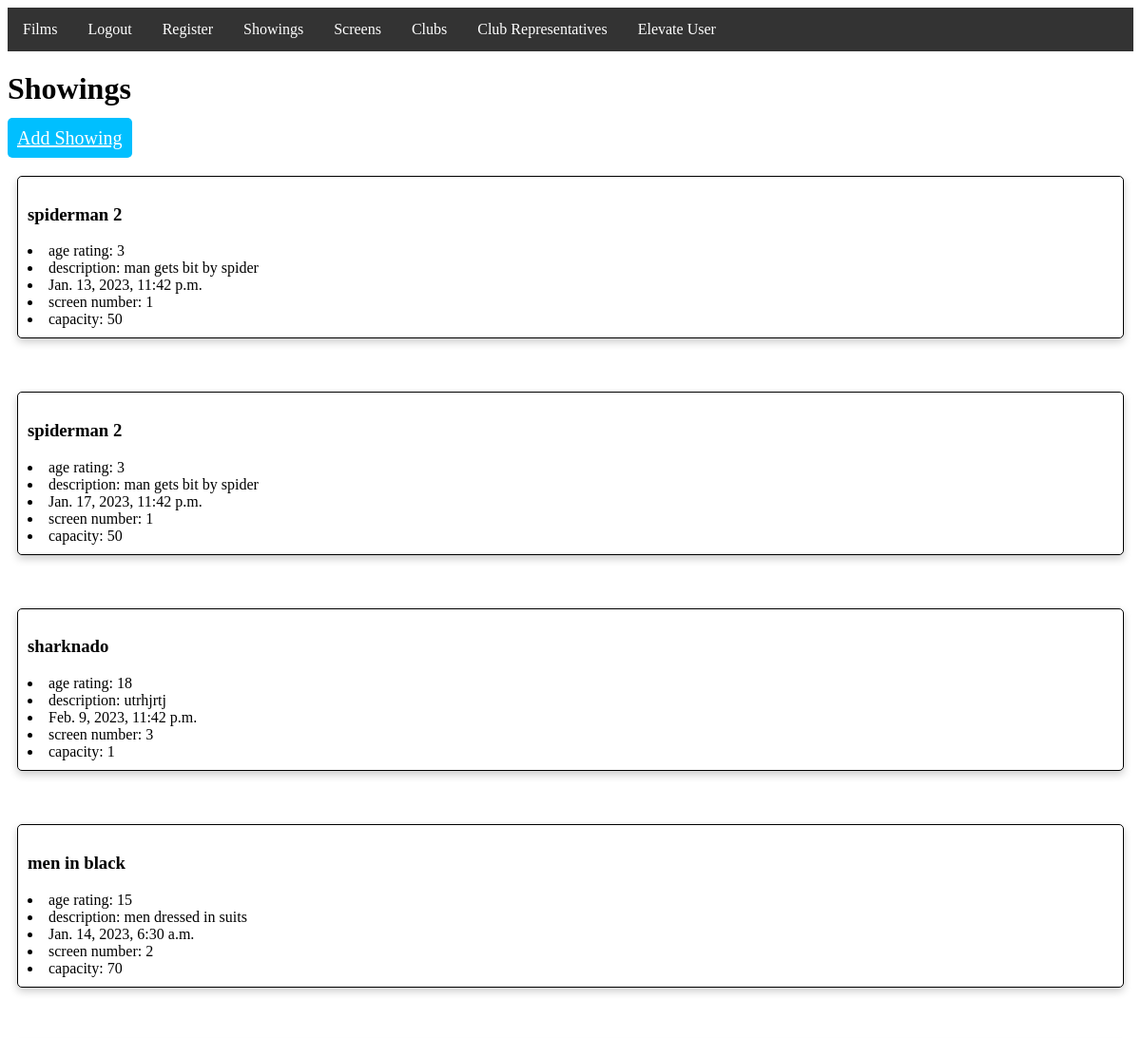
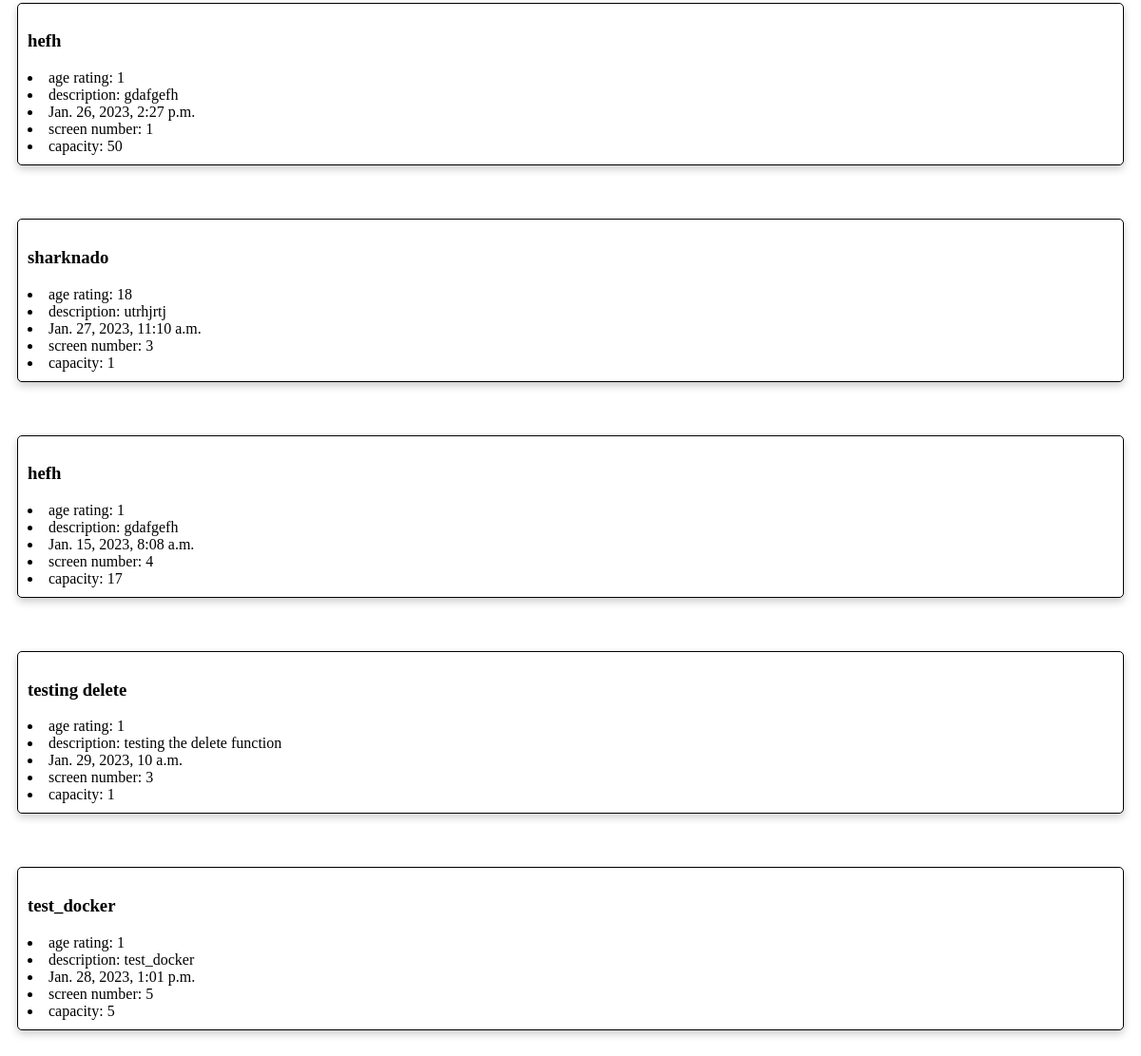
Page /showings/ (signed in) on the committed database (2 pictures, top to bottom).
### UWEFlix/models.py (models this page shows, shortened)
class Showing(models.Model):
    film = models.ForeignKey(Film, on_delete=models.PROTECT)
    screen = models.ForeignKey(Screen, on_delete=models.PROTECT)
    time = models.DateTimeField()

class Film(models.Model):
    name = models.CharField(max_length=255)
    age_rating = models.PositiveSmallIntegerField()
    duration = models.DecimalField(max_digits=5, decimal_places=2)
    short_trailer_description = models.CharField(max_length=255)

class Screen(models.Model):
    screen_number = models.PositiveSmallIntegerField(unique=True)
    capacity = models.PositiveIntegerField()

### UWEFlix/views.py (the view)
# urls.py: path('showings/', views.show_showings, name='showings'),
def show_showings(request):
    queryset = Showing.objects.all()
    return render(request, 'UWEFlix/showings.html', {
        'showings': list(queryset)
    })

### UWEFlix/templates/UWEFlix/showings.html (shortened to what this page needs)
{% extends 'UWEFlix/navbar.html' %}
{% block content %}
<html>
  <head>
    <link rel="stylesheet" href="/static/films.css">
  </head>
  <body>
    <h1>Showings</h1>
    <a href="{% url 'add_showing' %}" class="btn btn-primary add-film-btn">Add Showing</a>
    <br><br>
      {% for showing in showings %}
        <div class="film-box">
          <div>
            <h3>{{ showing.film.name }}</h3>
            <li>age rating: {{ showing.film.age_rating }}</li>
            <li>description: {{ showing.film.short_trailer_description }}</li>
            <li>{{ showing.time }}</li>
            <li>screen number: {{ showing.screen.screen_number }}</li>
            <li>capacity: {{ showing.screen.capacity }}</li>
          </div>
        </div>
          <br><br>
      {% endfor %}
  </body>
</html>
{% endblock %}

### UWEFlix/static/films.css (style rules this page uses)
.film-box { border: 1px solid black; padding: 10px; margin: 10px; box-shadow: 0 4px 8px 0 rgba(0, 0, 0, 0.2); transition: 0.3s; border-radius: 5px; background-color: white; }
.add-film-btn { background-color: #00bfff; color: white; padding: 10px; font-size: 20px; border-radius: 5px; }

### rows in the picture
Showing: film.name "spiderman 2", film.age_rating "3", film.short_trailer_description "man gets bit by spider", time "Jan. 13, 2023, 11:42 p.m.", screen.screen_number "1", screen.capacity "50"
Showing: film.name "spiderman 2", film.age_rating "3", film.short_trailer_description "man gets bit by spider", time "Jan. 17, 2023, 11:42 p.m.", screen.screen_number "1", screen.capacity "50"
Showing: film.name "sharknado", film.age_rating "18", film.short_trailer_description "utrhjrtj", time "Feb. 9, 2023, 11:42 p.m.", screen.screen_number "3", screen.capacity "1"
Showing: film.name "men in black", film.age_rating "15", film.short_trailer_description "men dressed in suits", time "Jan. 14, 2023, 6:30 a.m.", screen.screen_number "2", screen.capacity "70"
Showing: film.name "hefh", film.age_rating "1", film.short_trailer_description "gdafgefh", time "Jan. 26, 2023, 2:27 p.m.", screen.screen_number "1", screen.capacity "50"
Showing: film.name "sharknado", film.age_rating "18", film.short_trailer_description "utrhjrtj", time "Jan. 27, 2023, 11:10 a.m.", screen.screen_number "3", screen.capacity "1"
Showing: film.name "hefh", film.age_rating "1", film.short_trailer_description "gdafgefh", time "Jan. 15, 2023, 8:08 a.m.", screen.screen_number "4", screen.capacity "17"
Showing: film.name "testing delete", film.age_rating "1", film.short_trailer_description "testing the delete function", time "Jan. 29, 2023, 10 a.m.", screen.screen_number "3", screen.capacity "1"
Showing: film.name "test_docker", film.age_rating "1", film.short_trailer_description "test_docker", time "Jan. 28, 2023, 1:01 p.m.", screen.screen_number "5", screen.capacity "5"
